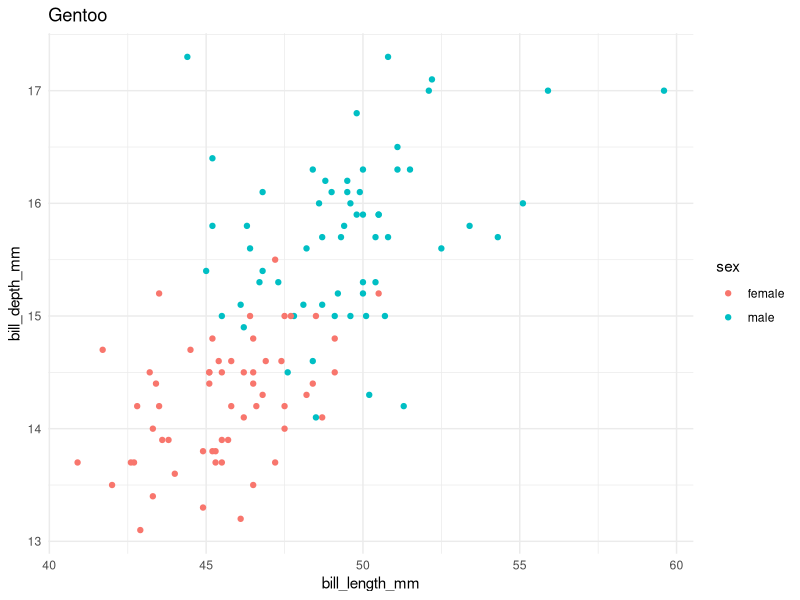
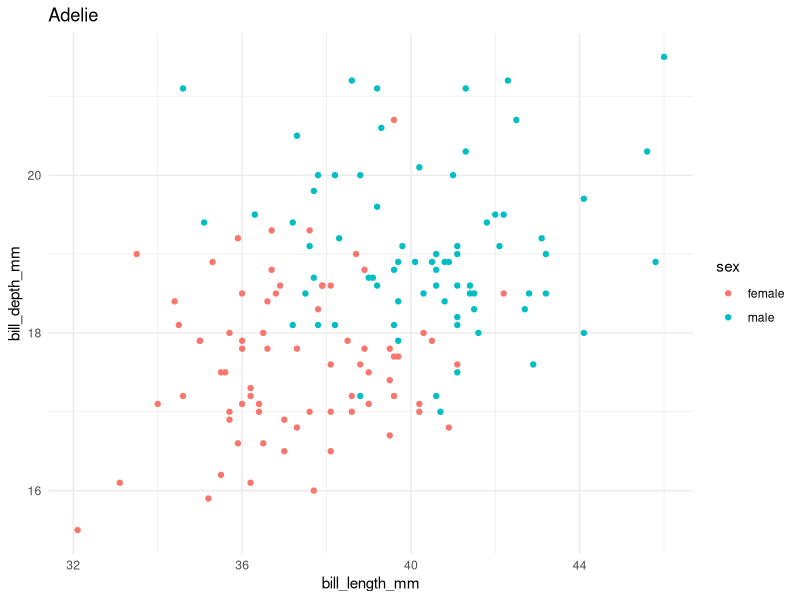
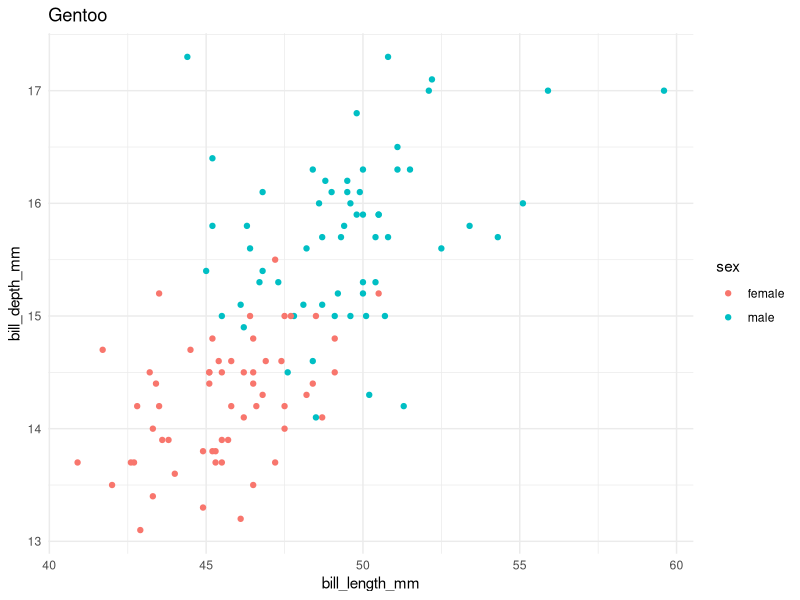
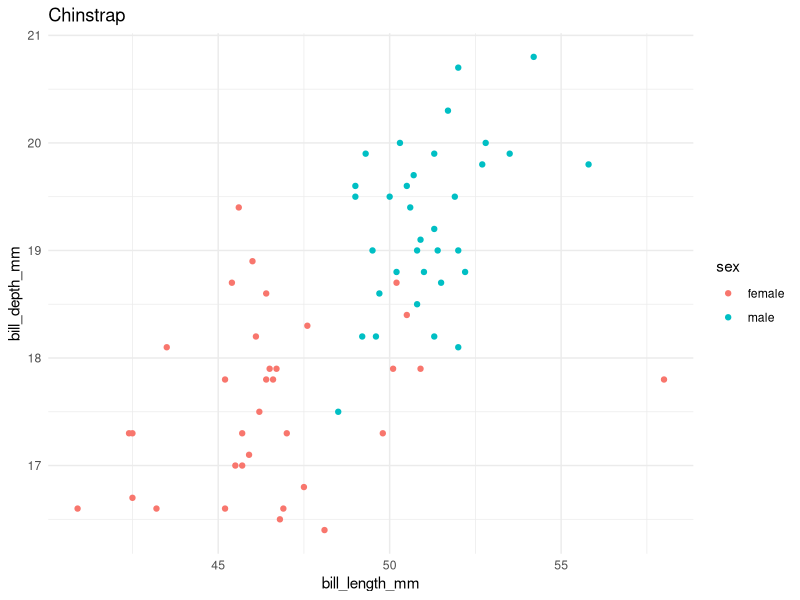
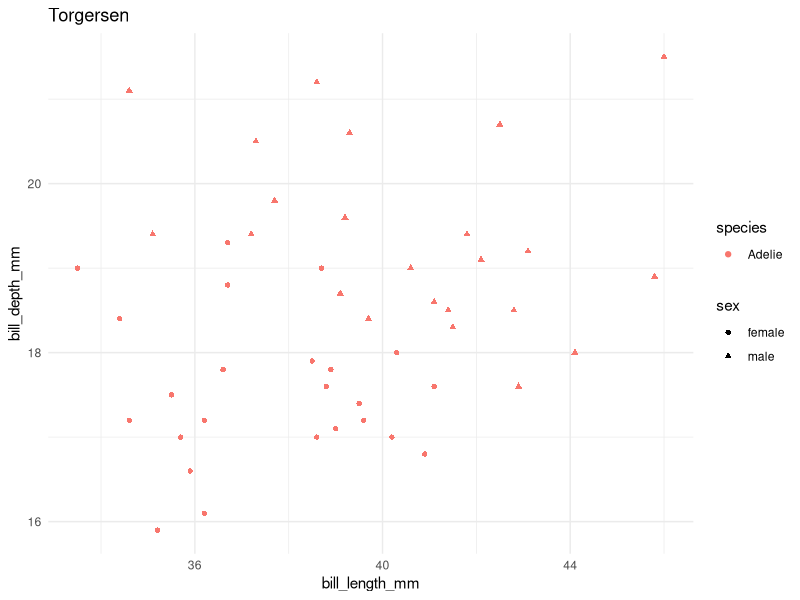
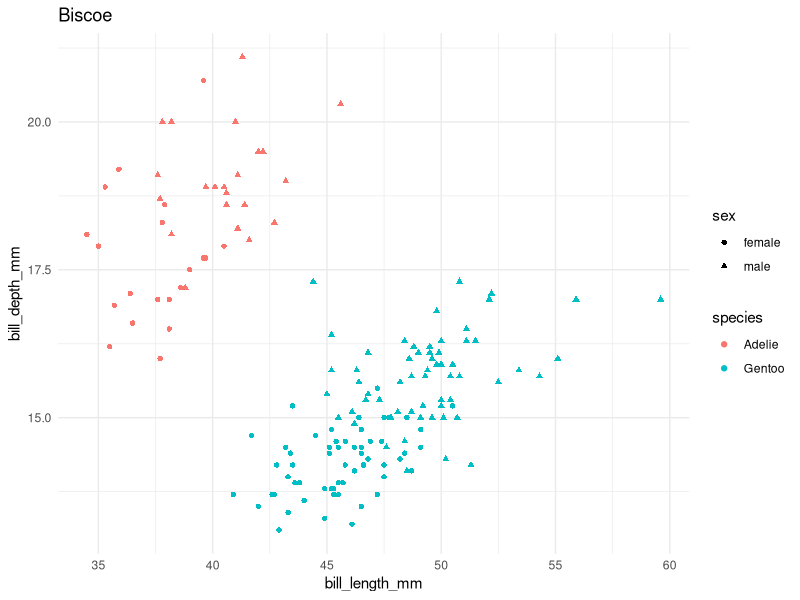
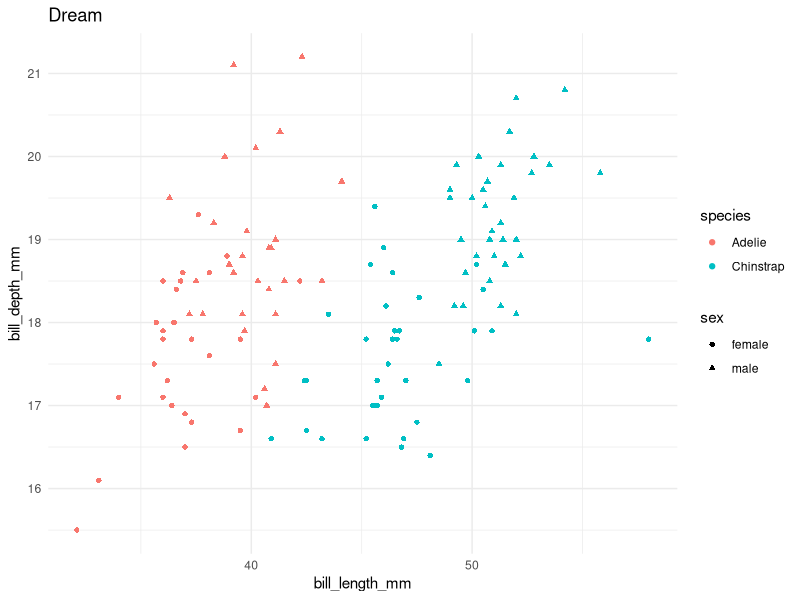
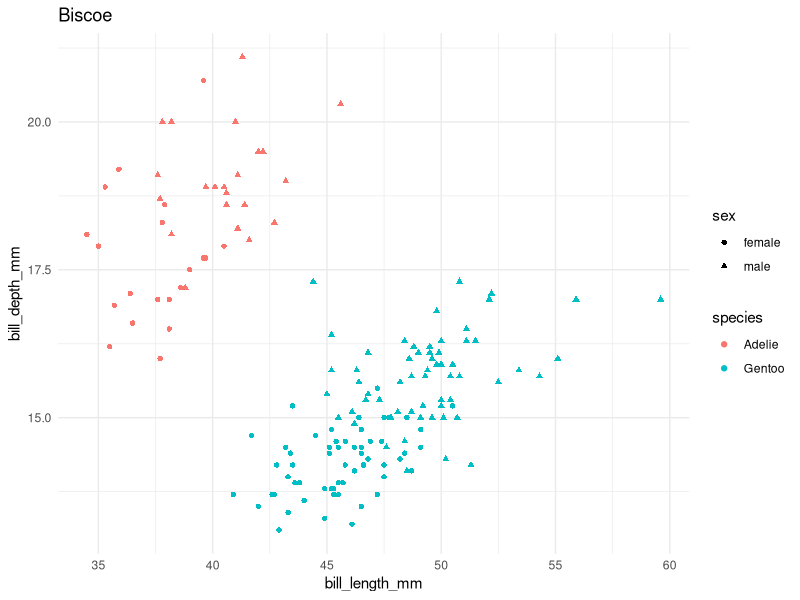

Generate these figures, in order, with R:
## ---- chunk 1
knitr::opts_chunk$set(echo=TRUE, eval=TRUE, message=FALSE, cache=FALSE)
knitr::opts_knit$set(root.dir = here::here("content/codeclub/S03E08_loops"))
## ---- chunk 2
## This will _install_ the packages only if you don't already have them:
if (!require(palmerpenguins)) install.packages("palmerpenguins")
if (!require(tidyverse)) install.packages("tidyverse")
if (!require(glue)) install.packages("glue")

## This will _load_ the packages:
library(palmerpenguins)
library(tidyverse)
library(glue)
## ---- chunk 3
c(2.5, 4.1, 7, 3.6) * 0.45
## ---- chunk 4
## A loop to print negated values:
for (a_number in c(1, 2, 3, 4)) {  # We iterate over 1, 2, 3, 4
  print(a_number * -1)             # Multiply each number by -1
}
## ---- chunk 5
# Iteration 1
a_number <- 1
print(a_number * -1)

# Iteration 2
a_number <- 2
print(a_number * -1)

# Iteration 3
a_number <- 2
print(a_number * -1)

# Iteration 4
a_number <- 3
print(a_number * -1)
## ---- chunk 6
## Example 1 with a different variable name: "positive_number"
for (positive_number in c(1, 2, 3, 4)) {
  print(positive_number * -1)
}

## Example 2 with a different variable name: "i"
for (i in c(1, 2, 3, 4)) {
  print(i * -1)
}
## ---- chunk 7
for (i in c(1, 2, 3, 4)) {
  print("Yes!")                     # Print "Yes!" in each of our four iterations 
}
## ---- chunk 8
for (i in 1:4) {
  i * -1
}
## ---- chunk 9
for (i in c(1, 2, 3, 4)) print(i * -1)
## ---- chunk 10
## This will _install_ the packages only if you don't already have them:
if (!require(palmerpenguins)) install.packages("palmerpenguins")
if (!require(tidyverse)) install.packages("tidyverse")
if (!require(glue)) install.packages("glue")

## This will _load_ the packages:
library(palmerpenguins)
library(tidyverse)
library(glue)
## ---- chunk 11
for (i in 5:10) {
  print(i)
}
## ---- chunk 12
for (bill_len in penguins$bill_depth_mm[1:8]) {
  print(bill_len + 100)
}
## ---- chunk 13
first_names <- c("Phillida", "Ethan", "Tonci")
last_names <- c("Maas", "Hope", "Elwes")
n_names <- length(first_names) # get the number of first or last names

for (index in 1:n_names) {
  first_name <- first_names[index]
  last_name <- last_names[index]
  string <- glue("The name of person {index} is {first_name} {last_name}")
  print(string)
}
## ---- chunk 14
## Select just the data for the focal species:
one_penguin_df <- penguins %>%
  filter(species == "Gentoo") %>%   # Select only rows with Gentoo penguins
  drop_na()                         # Remove rows with NAs
  
## Create the plot:
ggplot(one_penguin_df) +
  geom_point(aes(x = bill_length_mm, y = bill_depth_mm, color = sex)) +
  labs(title = "Gentoo") +
  theme_minimal()
## ---- chunk 15
all_penguin_species <- unique(penguins$species)
## ---- chunk 16
for (focal_species in all_penguin_species) {
  ## Select just the data for the focal species:
  one_penguin_df <- penguins %>%
    filter(species == focal_species) %>%
    drop_na()
  
  ## Create the plot:
  p <- ggplot(one_penguin_df) +
    geom_point(aes(x = bill_length_mm, y = bill_depth_mm, color = sex)) +
    labs(title = focal_species) +
    theme_minimal()
  
  ## Print the plot:
  print(p)
}
## ---- chunk 17
# Adelie_bill-len_bill-dp.png
# Gentoo_bill-len_bill-dp.png
# Chinstrap_bill-len_bill-dp.png
## ---- chunk 18
# Adelie.tsv
# Gentoo.tsv
# Chinstrap.tsv
## ---- chunk 19
for (one_number in 1:10) {
  if (one_number > 7) {   # Only `TRUE` for numbers >7
    print(one_number)     # Hence, this is only executed for numbers >7
  }
}
## ---- chunk 20
for (one_number in 1:10) if (one_number > 7) print(one_number)
## ---- chunk 21
all_islands <- unique(penguins$island)

for (focal_island in all_islands) {
  ## Select just the data for the focal island:
  one_island_df <- penguins %>%
    filter(island == focal_island) %>%
    drop_na()
  
  ## Create the plot:
  p <- ggplot(one_island_df) +
    geom_point(aes(x = bill_length_mm, y = bill_depth_mm,
                   color = species, shape = sex)) +
    labs(title = focal_island) +
    theme_minimal()
  
  ## Save and print the plot
  filename <- glue("{focal_island}_bill-len_bill-dp.png")
  ggsave(filename, p)
  
  print(p)
}
## ---- chunk 22
all_islands <- unique(penguins$island)

for (focal_island in all_islands) {
  ## Select just the data for the focal island:
  one_island_df <- penguins %>%
    filter(island == focal_island) %>%
    drop_na()
  
  ## Check how many species there are:
  n_species <- length(unique(one_island_df$species))
  
  if (n_species > 1) {
    ## Create the plot:
    p <- ggplot(one_island_df) +
      geom_point(aes(x = bill_length_mm, y = bill_depth_mm,
                     color = species, shape = sex)) +
      labs(title = focal_island) +
      theme_minimal()
    
    ## Save and print the plot
    filename <- glue("{focal_island}_bill-len_bill-dp.png")
    ggsave(filename, p)
    
    print(p)
  }
}
## ---- chunk 23
all_islands <- unique(penguins$island)

for (focal_island in all_islands) {
  ## Select just the data for the focal species:
  one_island_df <- penguins %>%
    filter(island == focal_island) %>%
    drop_na()
   
  ## Check how many species there are
  n_species <- length(unique(one_island_df$species))
  
  if (n_species > 1) {
    ## Create the plot:
    p <- ggplot(one_island_df) +
      geom_point(aes(x = bill_length_mm, y = bill_depth_mm,
                     color = species, shape = sex)) +
      labs(title = focal_island) +
      theme_minimal()
    
    ## Save and print the plot
    filename <- glue("{focal_island}_bill-len_bill-dp.png")
    ggsave(filename, p)
    
    print(p)
  } else {
    print(glue("Not creating a plot for {focal_island}"))
  }
}
## ---- chunk 24
8 != 8

8 %in% c(5, 8, 10)     # 8 is contained in the vector 5, 8, 10

8 %in% c(10:20)        # 8 is not contained in the vector 10:20

"Adelie" %in% c("Gentoo", "Adelie")

!is.na(8)
## ---- chunk 25
# With `&`, TRUE is returned if both tests are TRUE:
8 == 8 & !is.na(8)
8 == 8 & is.na(8)

# With `|`, TRUE is returned if at least one of the tests is TRUE: 
8 == 8 | !is.na(8)
8 == 8 | is.na(8)
8 != 8 | is.na(8)
## ---- chunk 26
for (one_number in 1:10) {
  if (one_number <= 7) next
  print(one_number)
}
## ---- chunk 27
## We initialize a vector in which we collect the column medians:
column_medians <- vector()

for (column_number in 3:6) {
  ## We extract one column using "dataframe_name[[column_number]]":
  column_median <- median(penguins[[column_number]], na.rm = TRUE)
  
  ## We add the single-column median to our vector of medians:
  column_medians <- c(column_medians, column_median)
}

column_medians
## ---- chunk 28
column_medians <- vector(length = length(3:6))

for (column_number in 3:6) {
  column_median <- median(penguins[[column_number]], na.rm = TRUE)
  column_medians[column_number] <- column_median
}

column_medians
